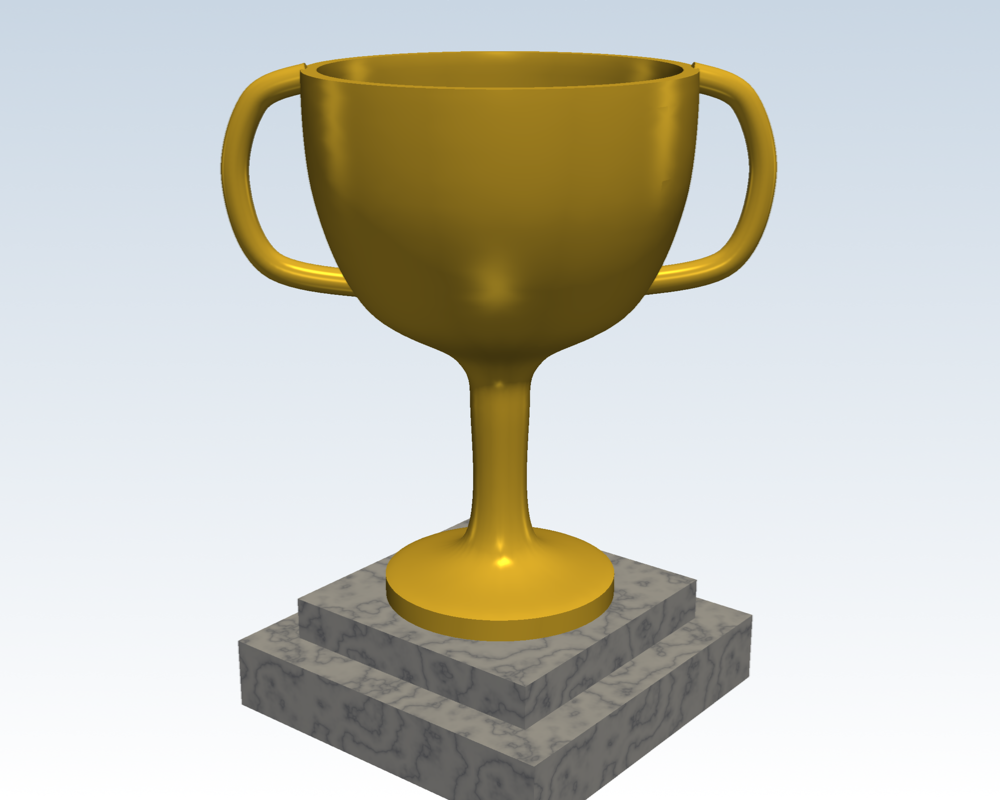

Write the Python code that produced this figure.
"""A gold trophy on a marble plinth.

A `path` profile revolved into the cup, handles swept along arcs, a plinth
unioned from two boxes and wrapped in a PNG texture.
"""

from pathlib import Path

from csgpy import box, circle
from csgpy.path import path
from csgpy.pyvista import Scene

HERE = Path(__file__).parent

# Half a cross-section: x = distance from the axis, y = height. Up the
# outside (foot, stem, bowl), back down the inside, so the cup is hollow.
profile = (
    path(0, 0).line(8, 0).line(8, 1.5)
    .soft(2.5, 4).soft(2, 13).soft(3, 17).soft(9, 21).soft(12, 28).soft(12.5, 36)
    .line(11.5, 36).soft(10.5, 28).soft(0, 23)
    .close()
)
cup = profile.build().revolve(360, segments=64).rotate(90, 0, 0)

# One handle: a small circle swept along a curved 3D path (a 2D `path`
# stood up in the XZ plane), then a copy turned round to the other side.
ear = path(8.5, 22).soft(15, 23.5).soft(17, 29).soft(15.5, 34).soft(12, 35.5).points()
handle = circle(0.9, segments=16).sweep([(x, 0, z) for x, z in ear])
handles = (handle + handle.rotate(0, 0, 180)).rotate(0, 0, 40)

plinth = box(26, 26, 5).translate(-13, -13, -8) + box(20, 20, 3).translate(-10, -10, -3)

scene = Scene(background=("white", "#c9d6e3"))
for part in (cup, handles):  # two parts, not `cup + handles`: cleaner shading
    scene.add(part, "#f2c230", specular=1.0, specular_power=50)
scene.add(plinth, texture=HERE / "textures" / "marble.png", texture_scale=20)
scene.show(camera=[(60, -75, 45), (0, 0, 14), (0, 0, 1)], screenshot=HERE / "trophy.png")
